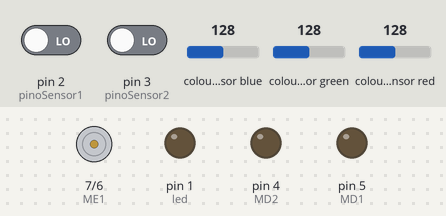
A sketch run on a simulated Arduino Uno, built with avr-gcc and run on an emulated ATmega328P. Shown: motor-driver pin pairs drawn as motors (green arrow = first pin HIGH = forward, orange = second pin HIGH = backward, longer = more drive), output pins drawn as LEDs (lit = HIGH). Wiring (inferred from the names in the program): TCS3200 colour sensor: output pin 8; S2 pin 9; S3 pin 10; S0 pin 11; S1 pin 12. Inputs (shaded band) come from the test bench; at power-on: colour sensor blue 128, colour sensor red 128, pin 2 (pinoSensor1) LOW, pin 3 (pinoSensor2) LOW, colour sensor green 128. Pins used as bus, display or sensor lines are not drawn.

Above: at 1.2 s.
1.3 s: colour sensor blue set to 124
At 1.45 s:
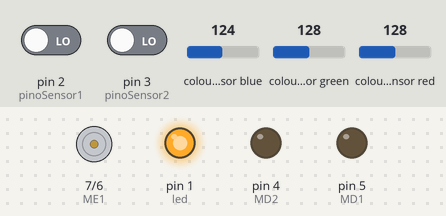
4.3 s: colour sensor red set to 121
At 5.1 s:
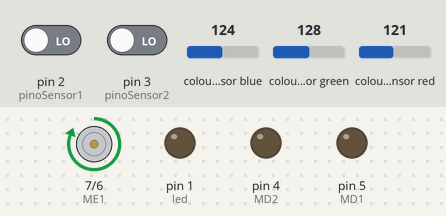
6.0 s: colour sensor blue set to 118
At 6.17 s:
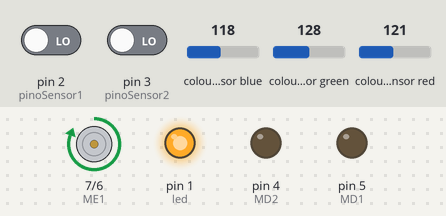
9.0 s: colour sensor blue set to 128
At 10.2 s:
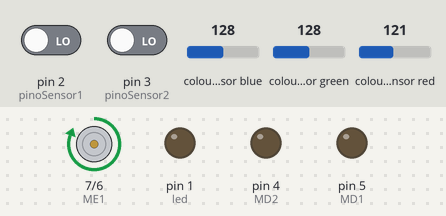
10.6 s: colour sensor blue set to 5
At 10.82 s:
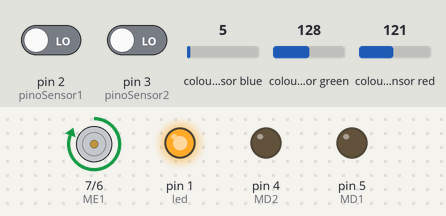
Timing chart, 0 to 14.6 s (numbered marks = the images above; inputs shaded):
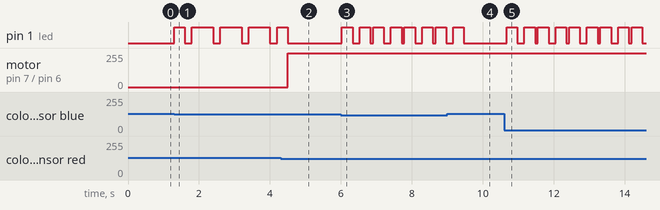

Measured:
- the behaviour switches between 128 and 127 on colour sensor blue (found by bisection; images 0 and 1)
- the behaviour switches between 125 and 124 on colour sensor red (found by bisection; images 1 and 2)
- the behaviour switches between 121 and 120 on colour sensor blue (found by bisection; images 2 and 3)
- after the input at 1.3 s, pin 1 (led): LOW → HIGH at once, then repeats every 0.80 s: LOW 0.20 s, HIGH 0.60 s
- after the input at 4.3 s, motor on pin 7 (ME1) / pin 6 (ME2): stopped → forward 255/255 after 0.20 s
- after the input at 6.0 s, pin 1 (led): LOW → HIGH at once, then repeats every 0.88 s: LOW 0.20 s, HIGH 0.30 s, LOW 0.08 s, HIGH 0.30 s
- after the input at 9.0 s, pin 1 (led): goes on until 9.5 s, then stays LOW
- after the input at 10.6 s, pin 1 (led): LOW → HIGH after 0.08 s, then repeats every 0.88 s: LOW 0.20 s, HIGH 0.30 s, LOW 0.08 s, HIGH 0.30 s

The sketch:

APS-Arduino.ino
```cpp
const int pinoSensor1 = 2 /* Esquerda */, pinoSensor2 = 3 /* Direita */, led=1;
//MOTOR A
const int MD1 = 5, MD2 = 4;
// MOTOR B
const int ME1 = 7, ME2 = 6;
const int s0 = 11, s1 = 12, s2 = 9, s3 = 10, outRGB = 8;  // RGB
int red = 0, green = 0, blue = 0, lastColor = 1, amarelo = 0; //Variaveis cores

void setup() {
  //DEFINIR PINOS DOS SENSORES COMO ENTRADA
  pinMode(pinoSensor1, INPUT);
  pinMode(pinoSensor2, INPUT);

  //SAIDAS DE CONTROLE DOS MOTORES
  pinMode(ME1, OUTPUT);
  pinMode(ME2, OUTPUT);
  pinMode(MD1, OUTPUT);
  pinMode(MD2, OUTPUT);

  //DEFINIR PINO DO SENSOR RGB
  pinMode(s0, OUTPUT);
  pinMode(s1, OUTPUT);
  pinMode(s2, OUTPUT);
  pinMode(s3, OUTPUT);
  pinMode(outRGB, INPUT);

  //Os pinos S0 e S1 determinam a frequência de saída (20% neste caso)
  digitalWrite(s0, HIGH);
  digitalWrite(s1, LOW);

  //DEFINIR PINO DO LED
  pinMode(led, OUTPUT);
  digitalWrite(led, LOW);
}

void loop() {

  detectaCor();

  if(amarelo == 1){
    digitalWrite(led, HIGH);
    delay(300);
    digitalWrite(led, LOW);
    delay(200);
    digitalWrite(led, HIGH);
    delay(300);
    digitalWrite(led, LOW);
    amarelo = 0;
  }

  if(lastColor == 1){
    digitalWrite(MD1, 0);
    digitalWrite(ME1, 0);
    digitalWrite(MD2, 0);
    digitalWrite(ME2, 0);

  }else if (lastColor == 2){
    andar();
  }
}

void detectaCor(){
  digitalWrite(s2, LOW);
  digitalWrite(s3, LOW);
  red = pulseIn(outRGB, digitalRead(outRGB) == HIGH ? LOW : HIGH);

  digitalWrite(s3, HIGH);
  blue = pulseIn(outRGB, digitalRead(outRGB) == HIGH ? LOW : HIGH);

  digitalWrite(s2, HIGH);
  green = pulseIn(outRGB, digitalRead(outRGB) == HIGH ? LOW : HIGH);

  if(red < 200 && green < 200 && red < blue && green < blue){
    amarelo = 1; //Amarelo
  }else if (red < 200 && red < blue && red < green) {
    lastColor = 1; //vermelho
  }else if(green < 200 && green < blue && green < red){
    lastColor = 2; //verde
  }
}

void andar(){

  //Os dois sensores veem preto, ande
  if (digitalRead(pinoSensor1) == HIGH && digitalRead(pinoSensor2) == HIGH) {
    digitalWrite(MD1, HIGH);
    digitalWrite(ME1, HIGH);
    digitalWrite(MD2, LOW);
    digitalWrite(ME2, LOW);
    delay(80);

  //Sensor esquerdo ve branco, sensor direito ve preto
  } else if (digitalRead(pinoSensor1) == LOW && digitalRead(pinoSensor2) == HIGH) {
    digitalWrite(MD1, HIGH);
    digitalWrite(ME1, LOW);
    digitalWrite(MD2, LOW);
    digitalWrite(ME2, LOW);
    delay(100);
    digitalWrite(MD1, LOW);
    digitalWrite(ME1, LOW);
    digitalWrite(MD2, LOW);
    digitalWrite(ME2, LOW);
    delay(100);

  //Sensor direito ve branco, sensor esquerdo ve preto
  } else if (digitalRead(pinoSensor1) == HIGH && digitalRead(pinoSensor2) == LOW) {
    digitalWrite(MD1, LOW);
    digitalWrite(ME1, HIGH);
    digitalWrite(MD2, LOW);
    digitalWrite(ME2, LOW);
    delay(100);
    digitalWrite(MD1, LOW);
    digitalWrite(ME1, LOW);
    digitalWrite(MD2, LOW);
    digitalWrite(ME2, LOW);
    delay(100);


  //Os dois sensores veem branco, escolher um lado
  } else {
    digitalWrite(MD1, LOW);
    digitalWrite(ME1, HIGH);
    digitalWrite(MD2, LOW);
    digitalWrite(ME2, LOW);
    delay(80);
  }
}
```
